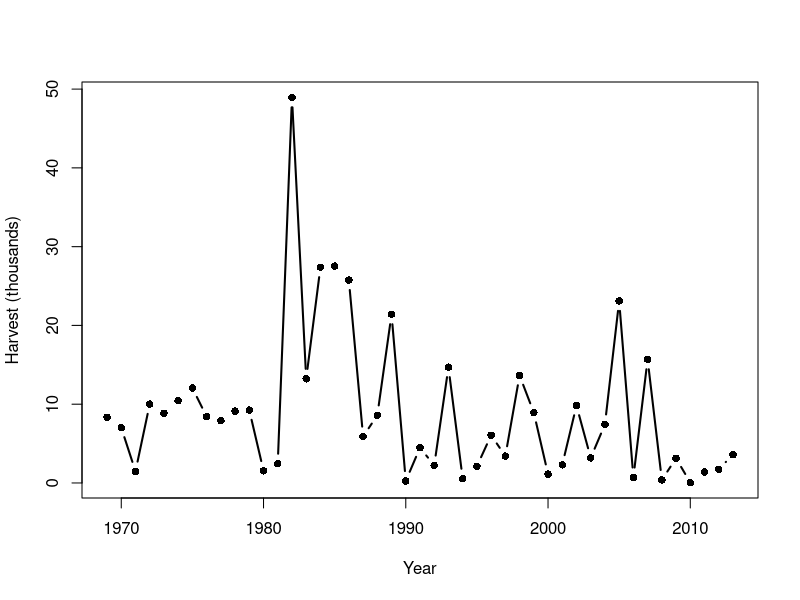

Here is the R script that generated this plot:
#Figure S5

# sockeye - pink figure for appendix
dat = read.csv("data/salmon data/data for analysis/Unakwik_Harvest.csv")

pdf("figures/Fig S5 Unakwik.pdf")
plot(dat$Year, dat$Harvest/1000, xlab="Year",
  ylab="Harvest (thousands)", type="b", lwd=2,pch=16)
dev.off()
